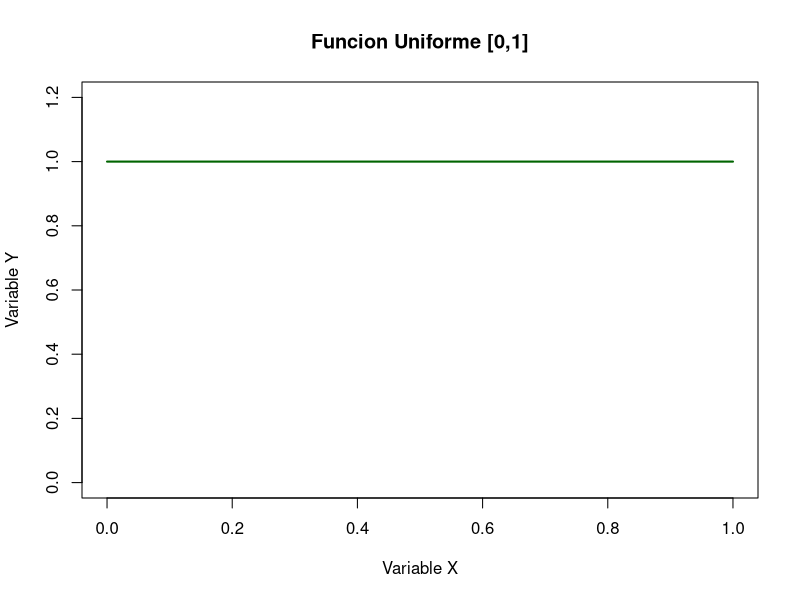
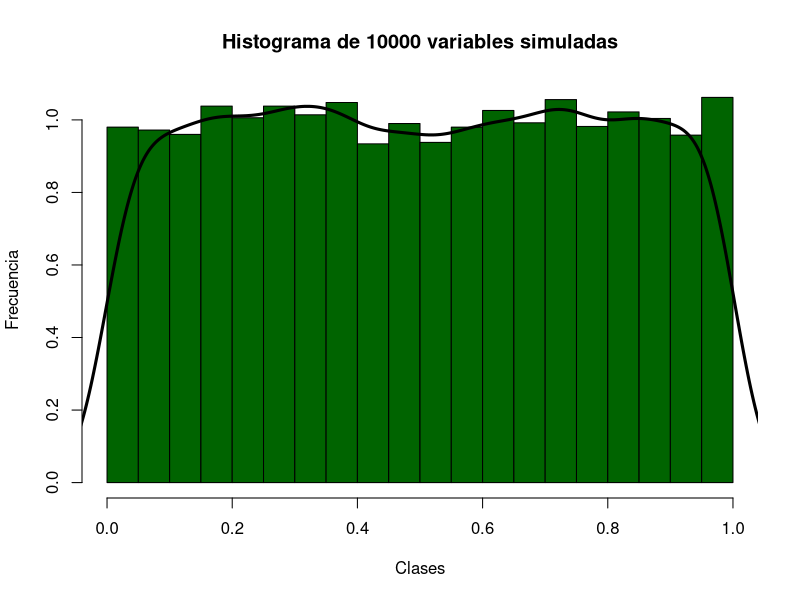

Write the R code that produced these figures, in order.
## ---- chunk 1
f <- function(x){x/x}
integrate (f, lower = 0, upper = 1 )
## ---- chunk 2
unif_x <- seq(0,1,length=100)
unif_y <- rep(1,100)
plot(unif_x,unif_y,xlab="Variable X",ylab="Variable Y",ylim=c(0,1.2),type='l',col='darkgreen',
     main="Funcion Uniforme [0,1]",lty=1,lwd=2)
## ---- chunk 3
set.seed(5);
n <- 10000
sim_unif <- runif(n)
hist(sim_unif,freq = F, main="Histograma de 10000 variables simuladas",
     xlab="Clases",ylab="Frecuencia",col = "darkgreen")
lines(density(sim_unif), lwd = 3)
